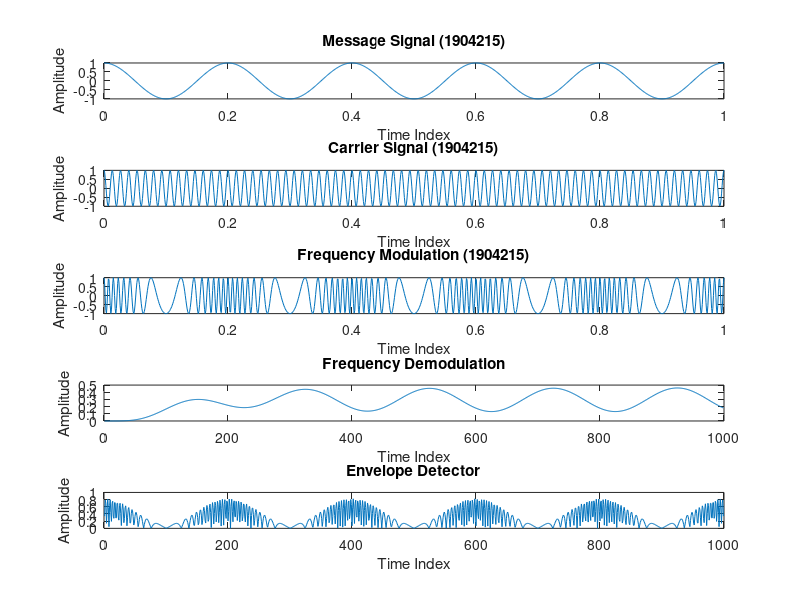

This figure's MATLAB source:
clc;
clear all;
close all;

samples = 1000;
t = linspace(0,1,samples);

%% Message Signal
message_amplitude = 1;
message_frequency = 5;
message_signal = message_amplitude*cos(2*pi*message_frequency*t);
subplot(5,1,1);
plot(t,message_signal);
xlabel('Time Index')
ylabel('Amplitude')
title('Message Signal (1904215)');


%% Carrier Signal
carrier_amplitude = 1;
carrier_frequency = 15*message_frequency;
carrier_signal = carrier_amplitude*cos(2*pi*carrier_frequency*t);
subplot(5,1,2);
plot(t,carrier_signal);
xlabel('Time Index')
ylabel('Amplitude')
title('Carrier Signal (1904215)');

%% Frequency Modulation
B = 12;
%% B less than 1 => NBFM; B greater than 1 => WBFM  
%% NBFM - Narrow Band Frequency Modulation
%% WBFM - Wide Band Frequency Modulation

freq_mod_signal = carrier_amplitude*cos(2*pi*carrier_frequency*t+B*sin(2*pi*message_frequency*t));
subplot(5,1,3);
plot(t,freq_mod_signal);
xlabel('Time Index')
ylabel('Amplitude')
title('Frequency Modulation (1904215)');

%% Frequency Demodulation
%% Envelope Detector
x = abs(diff(freq_mod_signal));
for i=1:length(x)
  if x(i)<0
    x=0
  endif
 end
[b,a] = butter(5,0.01);
freq_demod_signal = filter(b,a,x);
subplot(5,1,4);
plot(freq_demod_signal);
xlabel('Time Index')
ylabel('Amplitude')
title('Frequency Demodulation');

subplot(5,1,5);
plot(x);
xlabel('Time Index')
ylabel('Amplitude')
title('Envelope Detector');
